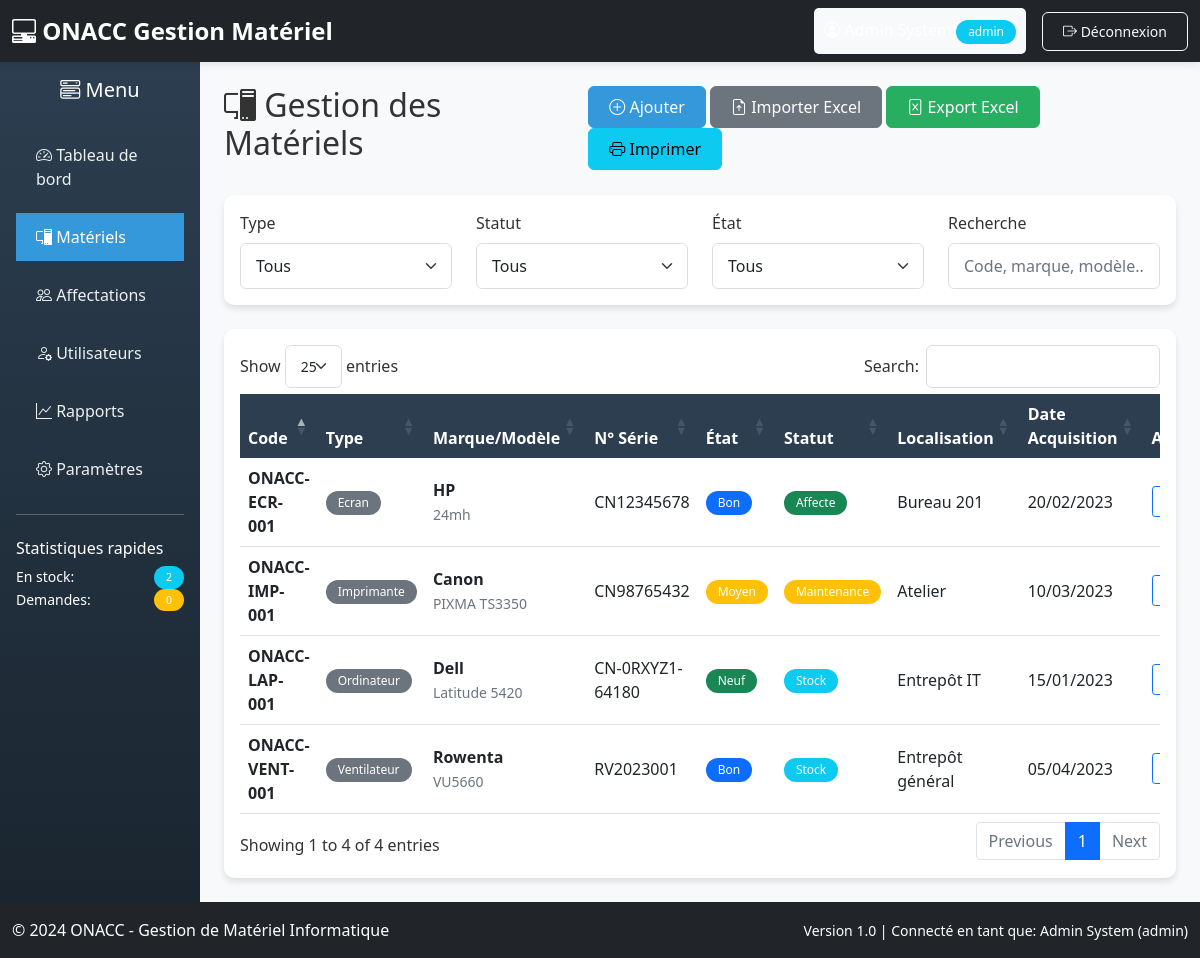
The page /pages/materiels.php (signed in) on the database its author committed.
### tables this page shows
CREATE TABLE materiels (
    id INT PRIMARY KEY AUTO_INCREMENT,
    code_barre VARCHAR(50) UNIQUE,
    type VARCHAR(50) NOT NULL,
    marque VARCHAR(50) NOT NULL,
    modele VARCHAR(100) NOT NULL,
    numero_serie VARCHAR(100),
    caracteristiques TEXT,
    date_acquisition DATE,
    prix DECIMAL(12,2),
    etat ENUM('neuf', 'bon', 'moyen', 'mauvais') DEFAULT 'bon',
    statut ENUM('stock', 'affecte', 'maintenance', 'perdu') DEFAULT 'stock',
    localisation VARCHAR(100),
    commentaires TEXT,
    created_at DATETIME DEFAULT CURRENT_TIMESTAMP,
    updated_at DATETIME DEFAULT CURRENT_TIMESTAMP ON UPDATE CURRENT_TIMESTAMP,
    INDEX idx_type (type),
    INDEX idx_statut (statut),
    INDEX idx_localisation (localisation)
);

### includes/functions.php (called while the page is built, shortened)
<?php
if (!function_exists('isLoggedIn')):
function isAdmin() { return isset($_SESSION['role']) && $_SESSION['role'] === 'admin'; }
function isGestionnaire() { return isset($_SESSION['role']) && in_array($_SESSION['role'], ['admin', 'gestionnaire']); }
function getUserInfo() {
    return [
        'id' => $_SESSION['user_id'],
        'username' => $_SESSION['username'] ?? '',
        'nom' => $_SESSION['nom'] ?? '',
        'prenom' => $_SESSION['prenom'] ?? '',
        'role' => $_SESSION['role'] ?? 'employe',
        'departement' => $_SESSION['departement'] ?? ''
    ];
}
endif;
?>

### pages/materiels.php (the view, shortened to what this page needs)
<?php
require_once '../includes/header.php';
require_once '../config/database.php';
$query = "SELECT * FROM materiels ORDER BY created_at DESC";
$materiels = $pdo->query($query)->fetchAll();
?>
<div class="d-flex justify-content-between align-items-center mb-4">
    <h2><i class="bi bi-pc-display"></i> Gestion des Matériels</h2>
    <div>
        <button type="button" class="btn btn-primary" data-bs-toggle="modal" data-bs-target="#addModal">
            <i class="bi bi-plus-circle"></i> Ajouter
        </button>
        <button type="button" class="btn btn-secondary" data-bs-toggle="modal" data-bs-target="#importModal"><i class="bi bi-file-earmark-arrow-up"></i> Importer Excel</button>
        <button type="button" class="btn btn-success" onclick="exportTableToExcel('materielsTable', 'materiels')">
            <i class="bi bi-file-excel"></i> Export Excel
        </button>
        <button type="button" class="btn btn-info" onclick="window.print()">
            <i class="bi bi-printer"></i> Imprimer
        </button>
    </div>
</div>
<div class="card mb-4">
    <div class="card-body">
        <div class="row">
            <div class="col-md-3">
                <label class="form-label">Type</label>
                <select class="form-select" id="filterType" onchange="applyMaterielsFilters()">
                    <option value="">Tous</option>
                </select>
            </div>
            <div class="col-md-3">
                <label class="form-label">Statut</label>
                <select class="form-select" id="filterStatut" onchange="applyMaterielsFilters()">
                    <option value="">Tous</option>
                </select>
            </div>
            <div class="col-md-3">
                <label class="form-label">État</label>
                <select class="form-select" id="filterEtat" onchange="applyMaterielsFilters()">
                    <option value="">Tous</option>
                </select>
            </div>
            <div class="col-md-3">
                <label class="form-label">Recherche</label>
                <input type="text" class="form-control" id="searchInput" placeholder="Code, marque, modèle..." onkeyup="applyMaterielsFilters()">
            </div>
        </div>
    </div>
</div>
<div class="card">
    <div class="card-body">
        <div class="table-responsive">
            <table class="table table-hover" id="materielsTable">
                <thead class="table-dark">
                    <tr>
                        <th>Code</th>
                        <th>Type</th>
                        <th>Marque/Modèle</th>
                        <th>N° Série</th>
                        <th>État</th>
                        <th>Statut</th>
                        <th>Localisation</th>
                        <th>Date Acquisition</th>
                        <th>Actions</th>
                    </tr>
                </thead>
                <tbody>
                    <?php foreach ($materiels as $materiel): ?>
                    <tr>
                        <td>
                            <strong><?php echo htmlspecialchars($materiel['code_barre'] ?? 'N/A'); ?></strong>
                        </td>
                        <td>
                            <span class="badge bg-secondary">
                                <?php echo htmlspecialchars(ucfirst($materiel['type'])); ?>
                            </span>
                        </td>
                        <td>
                            <strong><?php echo htmlspecialchars($materiel['marque']); ?></strong><br>
                            <small class="text-muted"><?php echo htmlspecialchars($materiel['modele']); ?></small>
                        </td>
                        <td><?php echo htmlspecialchars($materiel['numero_serie'] ?? '-'); ?></td>
                        <td>
                            <?php
                            $etat_classes = [
                                'neuf' => 'success',
                                'bon' => 'primary',
                                'moyen' => 'warning',
                                'mauvais' => 'danger'
                            ];
                            ?>
                            <span class="badge bg-<?php echo $etat_classes[$materiel['etat']]; ?>">
                                <?php echo ucfirst($materiel['etat']); ?>
                            </span>
                        </td>
                        <td>
                            <?php
                            $statut_classes = [
                                'stock' => 'info',
                                'affecte' => 'success',
                                'maintenance' => 'warning',
                                'perdu' => 'danger'
                            ];
                            ?>
                            <span class="badge bg-<?php echo $statut_classes[$materiel['statut']]; ?>">
                                <?php echo ucfirst($materiel['statut']); ?>
                            </span>
                        </td>
                        <td><?php echo htmlspecialchars($materiel['localisation'] ?? '-'); ?></td>
                        <td><?php echo date('d/m/Y', strtotime($materiel['date_acquisition'])); ?></td>
                        <td>
                            <div class="btn-group btn-group-sm">
                                <button class="btn btn-outline-primary"
                                        onclick="viewMateriel(<?php echo $materiel['id']; ?>)"
                                        title="Voir détails">
                                </button>
                            </div>
                        </td>
                    </tr>
                    <?php endforeach; ?>
                </tbody>
            </table>
        </div>
    </div>
</div>
<?php require_once '../includes/footer.php'; ?>

### includes/header.php (shortened to what this page needs)
<?php
require_once __DIR__ . '/functions.php';
$user = getUserInfo();
?>
<!DOCTYPE html>
<html lang="fr">
<head>
    <link href="https://cdn.jsdelivr.net/npm/bootstrap@5.1.3/dist/css/bootstrap.min.css" rel="stylesheet">
    <link rel="stylesheet" href="https://cdn.jsdelivr.net/npm/bootstrap-icons@1.8.1/font/bootstrap-icons.css">
    <link rel="stylesheet" href="https://cdn.datatables.net/1.11.5/css/dataTables.bootstrap5.min.css">
    <link rel="stylesheet" href="../assets/css/style.css">
</head>
<body>
    <nav class="navbar navbar-expand-lg navbar-dark bg-dark">
        <div class="container-fluid">
            <a class="navbar-brand" href="dashboard.php">
                <i class="bi bi-pc-display-horizontal"></i> ONACC Gestion Matériel
            </a>
            <div class="d-flex align-items-center">
                <div class="user-info me-3">
                    <span class="text-white">
                        <i class="bi bi-person-circle"></i>
                        <small class="badge bg-info"><?php echo $user['role']; ?></small>
                    </span>
                </div>
                <a href="../logout.php" class="btn btn-outline-light btn-sm">
                    <i class="bi bi-box-arrow-right"></i> Déconnexion
                </a>
            </div>
        </div>
    </nav>
    <div class="container-fluid">
        <div class="row">
            <div class="col-md-2 sidebar p-0">
                <div class="p-3">
                    <h5 class="text-center mb-4">
                        <i class="bi bi-menu-button-wide"></i> Menu
                    </h5>
                    <ul class="nav flex-column">
                        <li class="nav-item">
                            <a class="nav-link <?php echo basename($_SERVER['PHP_SELF']) == 'dashboard.php' ? 'active' : ''; ?>"
                               href="dashboard.php">
                                <i class="bi bi-speedometer2"></i> Tableau de bord
                            </a>
                        </li>
                        <li class="nav-item">
                            <a class="nav-link <?php echo basename($_SERVER['PHP_SELF']) == 'materiels.php' ? 'active' : ''; ?>"
                               href="materiels.php">
                                <i class="bi bi-pc-display"></i> Matériels
                            </a>
                        </li>
                        <li class="nav-item">
                            <a class="nav-link <?php echo basename($_SERVER['PHP_SELF']) == 'affectations.php' ? 'active' : ''; ?>"
                               href="affectations.php">
                                <i class="bi bi-people"></i> Affectations
                            </a>
                        </li>
                        <?php if (isGestionnaire()): ?>
                        <li class="nav-item">
                            <a class="nav-link <?php echo basename($_SERVER['PHP_SELF']) == 'utilisateurs.php' ? 'active' : ''; ?>"
                               href="utilisateurs.php">
                                <i class="bi bi-person-gear"></i> Utilisateurs
                            </a>
                        </li>
                        <li class="nav-item">
                            <a class="nav-link <?php echo basename($_SERVER['PHP_SELF']) == 'rapports.php' ? 'active' : ''; ?>"
                               href="rapports.php">
                                <i class="bi bi-graph-up"></i> Rapports
                            </a>
                        </li>
                        <?php endif; ?>
                        <?php if (isAdmin()): ?>
                        <li class="nav-item">
                            <a class="nav-link <?php echo basename($_SERVER['PHP_SELF']) == 'parametres.php' ? 'active' : ''; ?>"
                               href="parametres.php">
                                <i class="bi bi-gear"></i> Paramètres
                            </a>
                        </li>
                        <?php endif; ?>
                    </ul>
                    <hr class="bg-light">
                    <div class="mt-4">
                        <h6>Statistiques rapides</h6>
                        <?php
                        require_once '../config/database.php';
                        $stats = $pdo->query("
                            SELECT
                                (SELECT COUNT(*) FROM materiels WHERE statut = 'stock') as en_stock,
                                (SELECT COUNT(*) FROM affectations WHERE statut = 'en_attente') as demandes
                        ")->fetch();
                        ?>
                        <div class="small">
                            <div class="d-flex justify-content-between">
                                <span>En stock:</span>
                                <span class="badge bg-info"><?php echo $stats['en_stock']; ?></span>
                            </div>
                            <div class="d-flex justify-content-between">
                                <span>Demandes:</span>
                                <span class="badge bg-warning"><?php echo $stats['demandes']; ?></span>
                            </div>
                        </div>
                    </div>
                </div>
            </div>
            <div class="col-md-10 p-4">

### includes/footer.php (shortened to what this page needs)
            </div>
        </div>
    </div>
    <footer class="footer mt-auto py-3 bg-dark text-white">
        <div class="container-fluid">
            <div class="row">
                <div class="col-md-6">
                    <span>© 2024 ONACC - Gestion de Matériel Informatique</span>
                </div>
                <div class="col-md-6 text-end">
                    <small>Version 1.0 |
                        <?php
                        echo isset($_SESSION['user_id']) ?
                            'Connecté en tant que: ' . htmlspecialchars($_SESSION['nom']) .
                            ' (' . htmlspecialchars($_SESSION['role']) . ')' :
                            'Non connecté';
                        ?>
                    </small>
                </div>
            </div>
        </div>
    </footer>
</body>
</html>

### assets/css/style.css (style rules this page uses)
:root { --primary-color: #3498db; --secondary-color: #2c3e50; --success-color: #27ae60; --warning-color: #f39c12; --danger-color: #e74c3c; --light-color: #ecf0f1; --dark-color: #34495e; }
body { font-family: 'Segoe UI', Tahoma, Geneva, Verdana, sans-serif; background-color: #f8f9fa; color: #333; }
.card { border-radius: 10px; border: none; box-shadow: 0 4px 6px rgba(0, 0, 0, 0.1); transition: transform 0.3s; }
.btn { border-radius: 6px; font-weight: 500; padding: 8px 20px; transition: all 0.3s; }
.btn-primary { background-color: var(--primary-color); border-color: var(--primary-color); }
.btn-success { background-color: var(--success-color); border-color: var(--success-color); }
.table { border-collapse: separate; border-spacing: 0; }
.table th { background-color: var(--secondary-color); color: white; font-weight: 600; border: none; }
.table td { vertical-align: middle; }
.badge { padding: 6px 12px; border-radius: 20px; font-weight: 500; }
.form-control, .form-select { border-radius: 6px; border: 1px solid #ddd; padding: 10px 15px; transition: all 0.3s; }
.navbar { box-shadow: 0 2px 10px rgba(0, 0, 0, 0.1); }
.sidebar { background: linear-gradient(180deg, var(--secondary-color) 0%, #1a252f 100%); }

### includes/header.php (style rules this page uses)
.sidebar { background-color: #2c3e50; min-height: 100vh; color: white; }
.sidebar .nav-link { color: #ecf0f1; padding: 12px 20px; margin: 5px 0; }
.sidebar .nav-link.active { background-color: #3498db; color: white; }
.navbar-brand { font-weight: bold; font-size: 1.5rem; }
.user-info { background-color: #f8f9fa; border-radius: 5px; padding: 10px; }

### rows shown on the page
materiels: code_barre "ONACC-LAP-001", type "Ordinateur", marque "Dell", modele "Latitude 5420", numero_serie "CN-0RXYZ1-64180", etat "Neuf", statut "Stock", localisation "Entrepôt IT", date_acquisition "15/01/2023"
materiels: code_barre "ONACC-ECR-001", type "Ecran", marque "HP", modele "24mh", numero_serie "CN12345678", etat "Bon", statut "Affecte", localisation "Bureau 201", date_acquisition "20/02/2023"
materiels: code_barre "ONACC-IMP-001", type "Imprimante", marque "Canon", modele "PIXMA TS3350", numero_serie "CN98765432", etat "Moyen", statut "Maintenance", localisation "Atelier", date_acquisition "10/03/2023"
materiels: code_barre "ONACC-VENT-001", type "Ventilateur", marque "Rowenta", modele "VU5660", numero_serie "RV2023001", etat "Bon", statut "Stock", localisation "Entrepôt général", date_acquisition "05/04/2023"

### other values the page prints
$user['role'] "admin"
$stats['en_stock'] "2"
$stats['demandes'] "0"
$_SESSION['nom'] "Admin System"
$_SESSION['role'] "admin"
